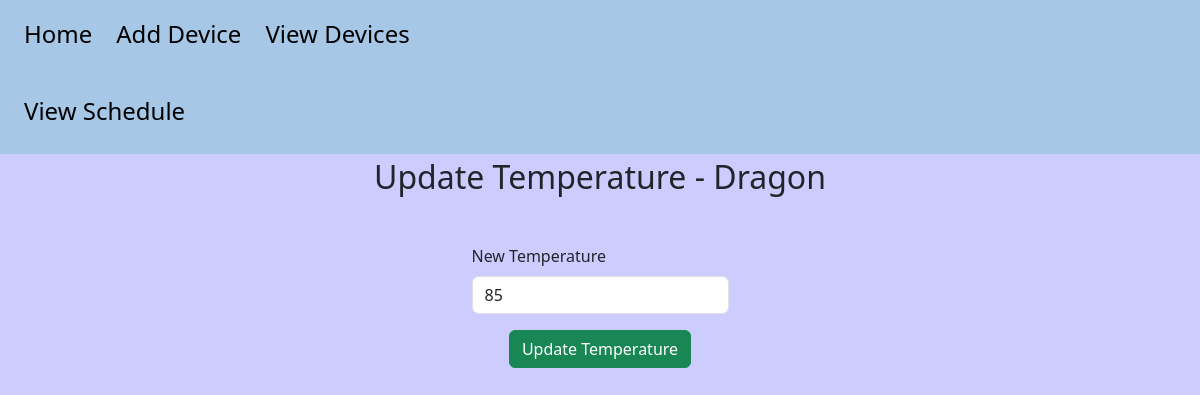
Page /update_temperature/6 on the earlier database version.
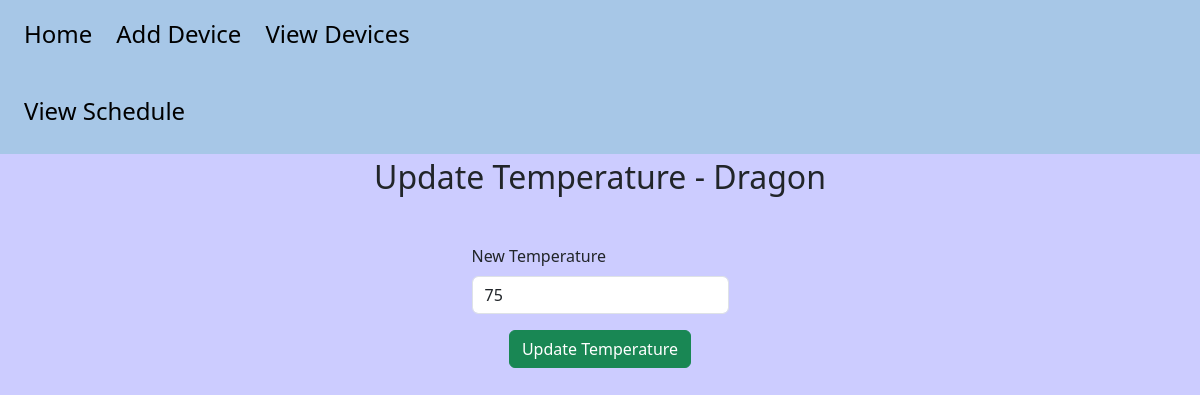
Same page on the later database version.
### database.py (models this page shows, shortened)
class Device(db.Model):
    __tablename__ = "devices"
    id = db.Column(db.Integer, primary_key=True)
    name = db.Column(db.String(80), nullable=False)
    type = db.Column(db.String(20), nullable=False)
    status = db.Column(db.Boolean, default=False)
    temperature = db.Column(db.Integer, nullable=True)
    brightness = db.Column(db.Integer, nullable=True)
    colour = db.Column(db.String(20), nullable=True)

### routes.py (the view, shortened to what this page needs)
@app.route('/update_temperature/<int:device_id>', methods=['GET', 'POST'])
def update_temperature(device_id):
    device = Device.query.get_or_404(device_id)
    if device.type not in ['Thermostat', 'Kettle', 'Boiler']:
        return "Temperature can't be updated for this device.", 400
    form = UpdateTemperatureForm()
    return render_template('update_temperature.html', form=form, device=device, title='Update Temperature')

### forms.py
class UpdateTemperatureForm(FlaskForm):
    temperature = IntegerField('New Temperature', validators=[DataRequired()])
    submit = SubmitField('Update Temperature')

### templates/update_temperature.html (shortened to what this page needs)
{% extends 'base.html' %}
{% block body %}
<h2 class="title">Update Temperature - {{ device.name }}</h2>
<div class="row">
    <div class="col"></div>
    <div class="col updating">
        <form method="POST">
    <div class="mb-3">
        {{ form.temperature.label(class="form-label") }}
        {{ form.temperature(class="form-control", value=device.temperature or '') }}
    </div>
    <div class="upbutt">
        <button type="submit" class="btn btn-success">{{ form.submit.label.text }}</button>
    </div>
</form>
    </div>
    <div class="col"></div>
</div>
{% endblock %}

Differences in the rows shown:
changed Device "Dragon": temperature "85" → "75"
